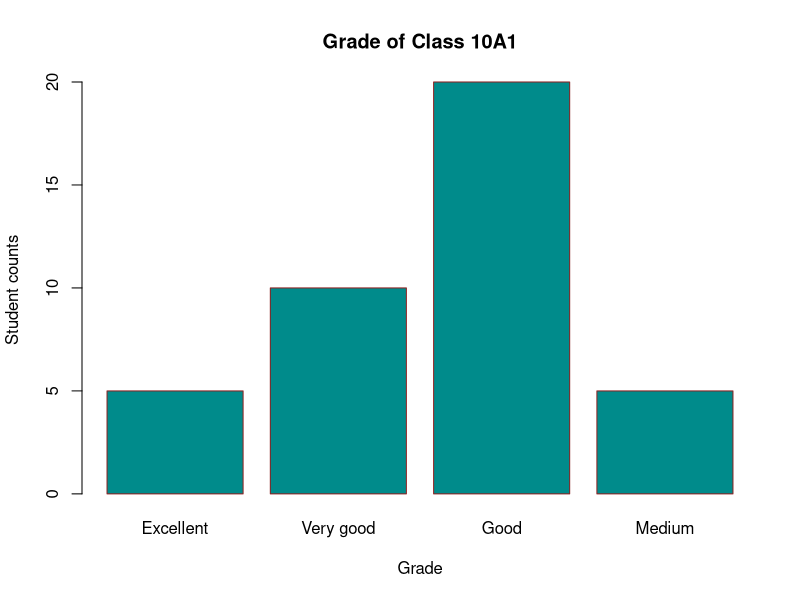
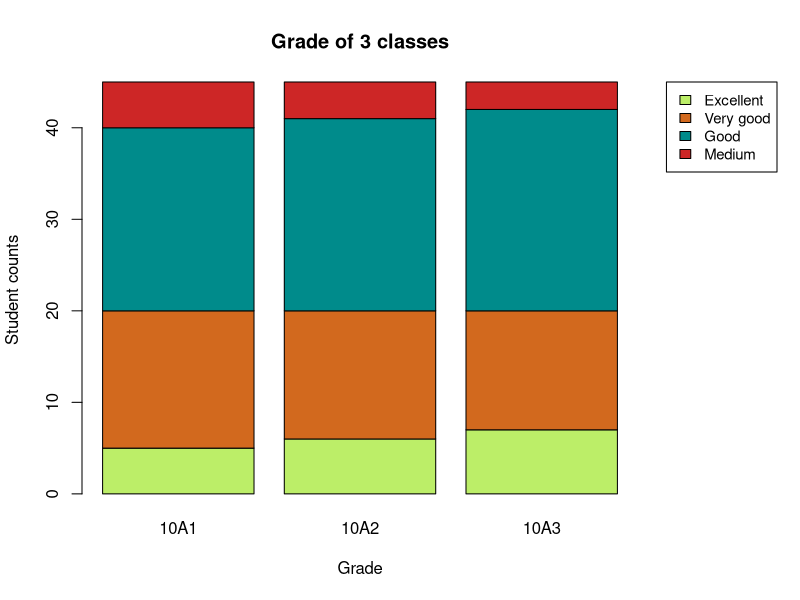

These figures' R source, in order:
# barplot(height, xlab, ylab, main, names.arg, col)

# height:    either a vector or matrix of values describing the bars which make up the plot
# xlim:      limits of the x axis
# ylim:      limits of the x axis
# xlab:      label of x axis
# ylab:      label of y axis
# main:      name of the plot
# names.arg: a vector of names to be plotted below each bar or group of bars
# col:       a vector of colors for the bars or bar components (default is "grey")
# border:    color of the blocks' border


## Example 1: use vector data and draw normal bar chart
data_1 <- c(5, 10, 20, 5)
block_names <- c("Excellent", "Very good", "Good", "Medium")

barplot(
    height = data_1,
    xlab = "Grade",
    ylab = "Student counts",
    names.arg = block_names,
    main = "Grade of Class 10A1",
    col = "cyan4",
    border = "brown4"
)


## Example 2: use matrix data and draw stacked bar chart, and add legends
classes <- c("10A1", "10A2", "10A3")
grades <- c("Excellent", "Very good", "Good", "Medium")

grades_matrix <- matrix(
    c(5, 6, 7, 15, 14, 13, 20, 21, 22, 5, 4, 3),
    nrow = 4, ncol = 3,
    byrow = TRUE,
    dimnames = list(grades, classes)
)

print(grades_matrix)
#           10A1 10A2 10A3
# Excellent    5    6    7
# Very good   15   14   13
# Good        20   21   22
# Medium       5    4    3

colors <- c("darkolivegreen2", "chocolate", "darkcyan", "firebrick3")

# First, expand the right margin to make room for the legend
par(mar = c(5.1, 4.1, 4.1, 8.1), xpd = TRUE)

# draw stacked bar chart
barplot(
    height = grades_matrix, # Since the input data is a matrix, R will treat each column as each bar block
    names.arg = classes,
    xlab = "Grade",
    ylab = "Student counts",
    main = "Grade of 3 classes",
    col = colors
)

# add legend
legend(
    x = "topright",
    legend = grades,
    cex = 0.9,
    fill = colors,
    inset = c(-0.25, 0) # This pushes the legend outside the plot boundary
)
